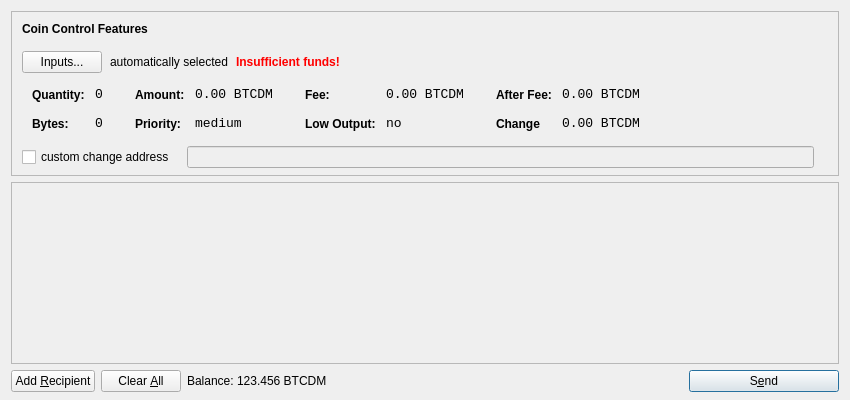
<?xml version="1.0" encoding="UTF-8"?>
<ui version="4.0">
 <class>SendCoinsDialog</class>
 <widget class="QDialog" name="SendCoinsDialog">
  <property name="geometry">
   <rect>
    <x>0</x>
    <y>0</y>
    <width>850</width>
    <height>400</height>
   </rect>
  </property>
  <property name="windowTitle">
   <string>Send Coins</string>
  </property>
  <layout class="QVBoxLayout" name="verticalLayout" stretch="0,1,0">
   <property name="bottomMargin">
    <number>8</number>
   </property>
   <item>
    <widget class="QFrame" name="frameCoinControl">
     <property name="sizePolicy">
      <sizepolicy hsizetype="Expanding" vsizetype="Expanding">
       <horstretch>0</horstretch>
       <verstretch>0</verstretch>
      </sizepolicy>
     </property>
     <property name="maximumSize">
      <size>
       <width>16777215</width>
       <height>16777215</height>
      </size>
     </property>
     <property name="frameShape">
      <enum>QFrame::StyledPanel</enum>
     </property>
     <property name="frameShadow">
      <enum>QFrame::Sunken</enum>
     </property>
     <layout class="QVBoxLayout" name="verticalLayoutCoinControl2">
      <property name="spacing">
       <number>-1</number>
      </property>
      <property name="leftMargin">
       <number>0</number>
      </property>
      <property name="topMargin">
       <number>0</number>
      </property>
      <property name="rightMargin">
       <number>0</number>
      </property>
      <property name="bottomMargin">
       <number>6</number>
      </property>
      <item>
       <layout class="QVBoxLayout" name="verticalLayoutCoinControl" stretch="0,0,0,0,1">
        <property name="spacing">
         <number>0</number>
        </property>
        <property name="leftMargin">
         <number>10</number>
        </property>
        <property name="topMargin">
         <number>10</number>
        </property>
        <item>
         <layout class="QHBoxLayout" name="horizontalLayoutCoinControl1">
          <property name="bottomMargin">
           <number>15</number>
          </property>
          <item>
           <widget class="QLabel" name="labelCoinControlFeatures">
            <property name="sizePolicy">
             <sizepolicy hsizetype="Preferred" vsizetype="Maximum">
              <horstretch>0</horstretch>
              <verstretch>0</verstretch>
             </sizepolicy>
            </property>
            <property name="font">
             <font>
              <weight>75</weight>
              <bold>true</bold>
             </font>
            </property>
            <property name="styleSheet">
             <string notr="true">font-weight:bold;</string>
            </property>
            <property name="text">
             <string>Coin Control Features</string>
            </property>
           </widget>
          </item>
         </layout>
        </item>
        <item>
         <layout class="QHBoxLayout" name="horizontalLayoutCoinControl2" stretch="0,0,0,0">
          <property name="spacing">
           <number>8</number>
          </property>
          <property name="bottomMargin">
           <number>10</number>
          </property>
          <item>
           <widget class="QPushButton" name="pushButtonCoinControl">
            <property name="styleSheet">
             <string notr="true"/>
            </property>
            <property name="text">
             <string>Inputs...</string>
            </property>
           </widget>
          </item>
          <item>
           <widget class="QLabel" name="labelCoinControlAutomaticallySelected">
            <property name="text">
             <string>automatically selected</string>
            </property>
            <property name="margin">
             <number>5</number>
            </property>
           </widget>
          </item>
          <item>
           <widget class="QLabel" name="labelCoinControlInsuffFunds">
            <property name="font">
             <font>
              <weight>75</weight>
              <bold>true</bold>
             </font>
            </property>
            <property name="styleSheet">
             <string notr="true">color:red;font-weight:bold;</string>
            </property>
            <property name="text">
             <string>Insufficient funds!</string>
            </property>
            <property name="margin">
             <number>5</number>
            </property>
           </widget>
          </item>
          <item>
           <spacer name="horizontalSpacerCoinControl">
            <property name="orientation">
             <enum>Qt::Horizontal</enum>
            </property>
            <property name="sizeHint" stdset="0">
             <size>
              <width>40</width>
              <height>1</height>
             </size>
            </property>
           </spacer>
          </item>
         </layout>
        </item>
        <item>
         <widget class="QWidget" name="widgetCoinControl" native="true">
          <property name="sizePolicy">
           <sizepolicy hsizetype="Preferred" vsizetype="Preferred">
            <horstretch>0</horstretch>
            <verstretch>0</verstretch>
           </sizepolicy>
          </property>
          <property name="minimumSize">
           <size>
            <width>0</width>
            <height>0</height>
           </size>
          </property>
          <property name="styleSheet">
           <string notr="true"/>
          </property>
          <layout class="QHBoxLayout" name="horizontalLayoutCoinControl5">
           <property name="margin">
            <number>0</number>
           </property>
           <item>
            <layout class="QHBoxLayout" name="horizontalLayoutCoinControl3" stretch="0,0,0,1">
             <property name="spacing">
              <number>20</number>
             </property>
             <property name="topMargin">
              <number>0</number>
             </property>
             <property name="bottomMargin">
              <number>10</number>
             </property>
             <item>
              <layout class="QFormLayout" name="formLayoutCoinControl1">
               <property name="horizontalSpacing">
                <number>10</number>
               </property>
               <property name="verticalSpacing">
                <number>14</number>
               </property>
               <property name="leftMargin">
                <number>10</number>
               </property>
               <property name="topMargin">
                <number>4</number>
               </property>
               <property name="rightMargin">
                <number>6</number>
               </property>
               <item row="0" column="0">
                <widget class="QLabel" name="labelCoinControlQuantityText">
                 <property name="styleSheet">
                  <string notr="true">font-weight:bold;</string>
                 </property>
                 <property name="text">
                  <string>Quantity:</string>
                 </property>
                 <property name="margin">
                  <number>0</number>
                 </property>
                </widget>
               </item>
               <item row="0" column="1">
                <widget class="QLabel" name="labelCoinControlQuantity">
                 <property name="font">
                  <font>
                   <family>Monospace</family>
                   <pointsize>10</pointsize>
                  </font>
                 </property>
                 <property name="cursor">
                  <cursorShape>IBeamCursor</cursorShape>
                 </property>
                 <property name="contextMenuPolicy">
                  <enum>Qt::ActionsContextMenu</enum>
                 </property>
                 <property name="text">
                  <string>0</string>
                 </property>
                 <property name="margin">
                  <number>0</number>
                 </property>
                 <property name="textInteractionFlags">
                  <set>Qt::LinksAccessibleByMouse|Qt::TextSelectableByKeyboard|Qt::TextSelectableByMouse</set>
                 </property>
                </widget>
               </item>
               <item row="1" column="0">
                <widget class="QLabel" name="labelCoinControlBytesText">
                 <property name="styleSheet">
                  <string notr="true">font-weight:bold;</string>
                 </property>
                 <property name="text">
                  <string>Bytes:</string>
                 </property>
                </widget>
               </item>
               <item row="1" column="1">
                <widget class="QLabel" name="labelCoinControlBytes">
                 <property name="font">
                  <font>
                   <family>Monospace</family>
                   <pointsize>10</pointsize>
                  </font>
                 </property>
                 <property name="cursor">
                  <cursorShape>IBeamCursor</cursorShape>
                 </property>
                 <property name="contextMenuPolicy">
                  <enum>Qt::ActionsContextMenu</enum>
                 </property>
                 <property name="text">
                  <string>0</string>
                 </property>
                 <property name="textInteractionFlags">
                  <set>Qt::LinksAccessibleByMouse|Qt::TextSelectableByKeyboard|Qt::TextSelectableByMouse</set>
                 </property>
                </widget>
               </item>
              </layout>
             </item>
             <item>
              <layout class="QFormLayout" name="formLayoutCoinControl2">
               <property name="horizontalSpacing">
                <number>10</number>
               </property>
               <property name="verticalSpacing">
                <number>14</number>
               </property>
               <property name="leftMargin">
                <number>6</number>
               </property>
               <property name="topMargin">
                <number>4</number>
               </property>
               <property name="rightMargin">
                <number>6</number>
               </property>
               <item row="0" column="0">
                <widget class="QLabel" name="labelCoinControlAmountText">
                 <property name="styleSheet">
                  <string notr="true">font-weight:bold;</string>
                 </property>
                 <property name="text">
                  <string>Amount:</string>
                 </property>
                 <property name="margin">
                  <number>0</number>
                 </property>
                </widget>
               </item>
               <item row="0" column="1">
                <widget class="QLabel" name="labelCoinControlAmount">
                 <property name="font">
                  <font>
                   <family>Monospace</family>
                   <pointsize>10</pointsize>
                  </font>
                 </property>
                 <property name="cursor">
                  <cursorShape>IBeamCursor</cursorShape>
                 </property>
                 <property name="contextMenuPolicy">
                  <enum>Qt::ActionsContextMenu</enum>
                 </property>
                 <property name="text">
                  <string>0.00 BTCDM</string>
                 </property>
                 <property name="textInteractionFlags">
                  <set>Qt::LinksAccessibleByMouse|Qt::TextSelectableByKeyboard|Qt::TextSelectableByMouse</set>
                 </property>
                </widget>
               </item>
               <item row="1" column="0">
                <widget class="QLabel" name="labelCoinControlPriorityText">
                 <property name="styleSheet">
                  <string notr="true">font-weight:bold;</string>
                 </property>
                 <property name="text">
                  <string>Priority:</string>
                 </property>
                </widget>
               </item>
               <item row="1" column="1">
                <widget class="QLabel" name="labelCoinControlPriority">
                 <property name="font">
                  <font>
                   <family>Monospace</family>
                   <pointsize>10</pointsize>
                  </font>
                 </property>
                 <property name="cursor">
                  <cursorShape>IBeamCursor</cursorShape>
                 </property>
                 <property name="contextMenuPolicy">
                  <enum>Qt::ActionsContextMenu</enum>
                 </property>
                 <property name="text">
                  <string>medium</string>
                 </property>
                 <property name="textInteractionFlags">
                  <set>Qt::LinksAccessibleByMouse|Qt::TextSelectableByKeyboard|Qt::TextSelectableByMouse</set>
                 </property>
                </widget>
               </item>
              </layout>
             </item>
             <item>
              <layout class="QFormLayout" name="formLayoutCoinControl3">
               <property name="horizontalSpacing">
                <number>10</number>
               </property>
               <property name="verticalSpacing">
                <number>14</number>
               </property>
               <property name="leftMargin">
                <number>6</number>
               </property>
               <property name="topMargin">
                <number>4</number>
               </property>
               <property name="rightMargin">
                <number>6</number>
               </property>
               <item row="0" column="0">
                <widget class="QLabel" name="labelCoinControlFeeText">
                 <property name="styleSheet">
                  <string notr="true">font-weight:bold;</string>
                 </property>
                 <property name="text">
                  <string>Fee:</string>
                 </property>
                 <property name="margin">
                  <number>0</number>
                 </property>
                </widget>
               </item>
               <item row="0" column="1">
                <widget class="QLabel" name="labelCoinControlFee">
                 <property name="font">
                  <font>
                   <family>Monospace</family>
                   <pointsize>10</pointsize>
                  </font>
                 </property>
                 <property name="cursor">
                  <cursorShape>IBeamCursor</cursorShape>
                 </property>
                 <property name="contextMenuPolicy">
                  <enum>Qt::ActionsContextMenu</enum>
                 </property>
                 <property name="text">
                  <string>0.00 BTCDM</string>
                 </property>
                 <property name="textInteractionFlags">
                  <set>Qt::LinksAccessibleByMouse|Qt::TextSelectableByKeyboard|Qt::TextSelectableByMouse</set>
                 </property>
                </widget>
               </item>
               <item row="1" column="0">
                <widget class="QLabel" name="labelCoinControlLowOutputText">
                 <property name="styleSheet">
                  <string notr="true">font-weight:bold;</string>
                 </property>
                 <property name="text">
                  <string>Low Output:</string>
                 </property>
                </widget>
               </item>
               <item row="1" column="1">
                <widget class="QLabel" name="labelCoinControlLowOutput">
                 <property name="font">
                  <font>
                   <family>Monospace</family>
                   <pointsize>10</pointsize>
                  </font>
                 </property>
                 <property name="cursor">
                  <cursorShape>IBeamCursor</cursorShape>
                 </property>
                 <property name="contextMenuPolicy">
                  <enum>Qt::ActionsContextMenu</enum>
                 </property>
                 <property name="text">
                  <string>no</string>
                 </property>
                 <property name="textInteractionFlags">
                  <set>Qt::LinksAccessibleByMouse|Qt::TextSelectableByKeyboard|Qt::TextSelectableByMouse</set>
                 </property>
                </widget>
               </item>
              </layout>
             </item>
             <item>
              <layout class="QFormLayout" name="formLayoutCoinControl4">
               <property name="horizontalSpacing">
                <number>10</number>
               </property>
               <property name="verticalSpacing">
                <number>14</number>
               </property>
               <property name="leftMargin">
                <number>6</number>
               </property>
               <property name="topMargin">
                <number>4</number>
               </property>
               <property name="rightMargin">
                <number>6</number>
               </property>
               <item row="0" column="0">
                <widget class="QLabel" name="labelCoinControlAfterFeeText">
                 <property name="styleSheet">
                  <string notr="true">font-weight:bold;</string>
                 </property>
                 <property name="text">
                  <string>After Fee:</string>
                 </property>
                 <property name="margin">
                  <number>0</number>
                 </property>
                </widget>
               </item>
               <item row="0" column="1">
                <widget class="QLabel" name="labelCoinControlAfterFee">
                 <property name="font">
                  <font>
                   <family>Monospace</family>
                   <pointsize>10</pointsize>
                  </font>
                 </property>
                 <property name="cursor">
                  <cursorShape>IBeamCursor</cursorShape>
                 </property>
                 <property name="contextMenuPolicy">
                  <enum>Qt::ActionsContextMenu</enum>
                 </property>
                 <property name="text">
                  <string>0.00 BTCDM</string>
                 </property>
                 <property name="textInteractionFlags">
                  <set>Qt::LinksAccessibleByMouse|Qt::TextSelectableByKeyboard|Qt::TextSelectableByMouse</set>
                 </property>
                </widget>
               </item>
               <item row="1" column="0">
                <widget class="QLabel" name="labelCoinControlChangeText">
                 <property name="styleSheet">
                  <string notr="true">font-weight:bold;</string>
                 </property>
                 <property name="text">
                  <string>Change</string>
                 </property>
                </widget>
               </item>
               <item row="1" column="1">
                <widget class="QLabel" name="labelCoinControlChange">
                 <property name="font">
                  <font>
                   <family>Monospace</family>
                   <pointsize>10</pointsize>
                  </font>
                 </property>
                 <property name="cursor">
                  <cursorShape>IBeamCursor</cursorShape>
                 </property>
                 <property name="contextMenuPolicy">
                  <enum>Qt::ActionsContextMenu</enum>
                 </property>
                 <property name="text">
                  <string>0.00 BTCDM</string>
                 </property>
                 <property name="textInteractionFlags">
                  <set>Qt::LinksAccessibleByMouse|Qt::TextSelectableByKeyboard|Qt::TextSelectableByMouse</set>
                 </property>
                </widget>
               </item>
              </layout>
             </item>
            </layout>
           </item>
          </layout>
         </widget>
        </item>
        <item>
         <layout class="QHBoxLayout" name="horizontalLayoutCoinControl4" stretch="0,0,0">
          <property name="spacing">
           <number>12</number>
          </property>
          <property name="sizeConstraint">
           <enum>QLayout::SetDefaultConstraint</enum>
          </property>
          <property name="topMargin">
           <number>5</number>
          </property>
          <property name="rightMargin">
           <number>5</number>
          </property>
          <item>
           <widget class="QCheckBox" name="checkBoxCoinControlChange">
            <property name="text">
             <string>custom change address</string>
            </property>
           </widget>
          </item>
          <item>
           <widget class="QLineEdit" name="lineEditCoinControlChange">
            <property name="enabled">
             <bool>false</bool>
            </property>
            <property name="sizePolicy">
             <sizepolicy hsizetype="Expanding" vsizetype="Fixed">
              <horstretch>0</horstretch>
              <verstretch>0</verstretch>
             </sizepolicy>
            </property>
           </widget>
          </item>
          <item>
           <widget class="QLabel" name="labelCoinControlChangeLabel">
            <property name="sizePolicy">
             <sizepolicy hsizetype="Preferred" vsizetype="Expanding">
              <horstretch>0</horstretch>
              <verstretch>0</verstretch>
             </sizepolicy>
            </property>
            <property name="minimumSize">
             <size>
              <width>0</width>
              <height>0</height>
             </size>
            </property>
            <property name="text">
             <string/>
            </property>
            <property name="margin">
             <number>3</number>
            </property>
           </widget>
          </item>
         </layout>
        </item>
        <item>
         <spacer name="verticalSpacerCoinControl">
          <property name="orientation">
           <enum>Qt::Vertical</enum>
          </property>
          <property name="sizeHint" stdset="0">
           <size>
            <width>800</width>
            <height>1</height>
           </size>
          </property>
         </spacer>
        </item>
       </layout>
      </item>
     </layout>
    </widget>
   </item>
   <item>
    <widget class="QScrollArea" name="scrollArea">
     <property name="widgetResizable">
      <bool>true</bool>
     </property>
     <widget class="QWidget" name="scrollAreaWidgetContents">
      <property name="geometry">
       <rect>
        <x>0</x>
        <y>0</y>
        <width>830</width>
        <height>165</height>
       </rect>
      </property>
      <layout class="QVBoxLayout" name="verticalLayout_2">
       <property name="margin">
        <number>0</number>
       </property>
       <item>
        <layout class="QVBoxLayout" name="entries">
         <property name="spacing">
          <number>6</number>
         </property>
        </layout>
       </item>
       <item>
        <spacer name="verticalSpacer">
         <property name="orientation">
          <enum>Qt::Vertical</enum>
         </property>
         <property name="sizeHint" stdset="0">
          <size>
           <width>20</width>
           <height>40</height>
          </size>
         </property>
        </spacer>
       </item>
      </layout>
     </widget>
    </widget>
   </item>
   <item>
    <layout class="QHBoxLayout" name="horizontalLayout">
     <item>
      <widget class="QPushButton" name="addButton">
       <property name="toolTip">
        <string>Send to multiple recipients at once</string>
       </property>
       <property name="text">
        <string>Add &amp;Recipient</string>
       </property>
       <property name="icon">
        <iconset resource="../bitcoin.qrc">
         <normaloff>:/icons/add</normaloff>:/icons/add</iconset>
       </property>
       <property name="autoDefault">
        <bool>false</bool>
       </property>
      </widget>
     </item>
     <item>
      <widget class="QPushButton" name="clearButton">
       <property name="sizePolicy">
        <sizepolicy hsizetype="Minimum" vsizetype="Fixed">
         <horstretch>0</horstretch>
         <verstretch>0</verstretch>
        </sizepolicy>
       </property>
       <property name="toolTip">
        <string>Remove all transaction fields</string>
       </property>
       <property name="text">
        <string>Clear &amp;All</string>
       </property>
       <property name="icon">
        <iconset resource="../bitcoin.qrc">
         <normaloff>:/icons/remove</normaloff>:/icons/remove</iconset>
       </property>
       <property name="autoRepeatDelay">
        <number>300</number>
       </property>
       <property name="autoDefault">
        <bool>false</bool>
       </property>
      </widget>
     </item>
     <item>
      <layout class="QHBoxLayout" name="horizontalLayout_2">
       <property name="spacing">
        <number>3</number>
       </property>
       <item>
        <widget class="QLabel" name="label">
         <property name="sizePolicy">
          <sizepolicy hsizetype="Preferred" vsizetype="Fixed">
           <horstretch>0</horstretch>
           <verstretch>0</verstretch>
          </sizepolicy>
         </property>
         <property name="text">
          <string>Balance:</string>
         </property>
        </widget>
       </item>
       <item>
        <widget class="QLabel" name="labelBalance">
         <property name="sizePolicy">
          <sizepolicy hsizetype="Preferred" vsizetype="Fixed">
           <horstretch>0</horstretch>
           <verstretch>0</verstretch>
          </sizepolicy>
         </property>
         <property name="cursor">
          <cursorShape>IBeamCursor</cursorShape>
         </property>
         <property name="text">
          <string>123.456 BTCDM</string>
         </property>
         <property name="textInteractionFlags">
          <set>Qt::LinksAccessibleByMouse|Qt::TextSelectableByKeyboard|Qt::TextSelectableByMouse</set>
         </property>
        </widget>
       </item>
      </layout>
     </item>
     <item>
      <spacer name="horizontalSpacer">
       <property name="orientation">
        <enum>Qt::Horizontal</enum>
       </property>
       <property name="sizeHint" stdset="0">
        <size>
         <width>40</width>
         <height>20</height>
        </size>
       </property>
      </spacer>
     </item>
     <item>
      <widget class="QPushButton" name="sendButton">
       <property name="minimumSize">
        <size>
         <width>150</width>
         <height>0</height>
        </size>
       </property>
       <property name="toolTip">
        <string>Confirm the send action</string>
       </property>
       <property name="text">
        <string>S&amp;end</string>
       </property>
       <property name="icon">
        <iconset resource="../bitcoin.qrc">
         <normaloff>:/icons/send</normaloff>:/icons/send</iconset>
       </property>
       <property name="default">
        <bool>true</bool>
       </property>
      </widget>
     </item>
    </layout>
   </item>
  </layout>
 </widget>
 <resources>
  <include location="../bitcoin.qrc"/>
 </resources>
 <connections/>
</ui>
